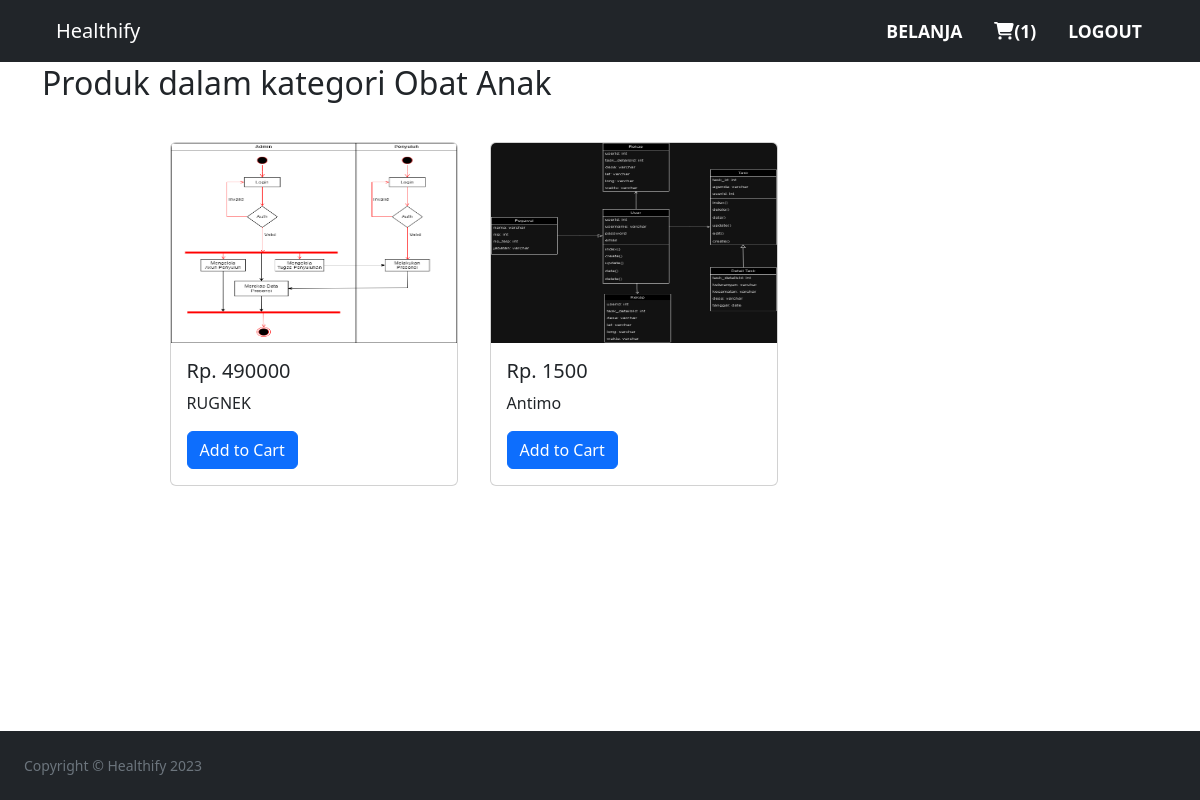
The page /product.php?category=Obat Anak (signed in) on the database its author committed.
### tables this page shows
CREATE TABLE `products` (
  `productID` int(11) NOT NULL,
  `productname` varchar(100) NOT NULL,
  `price` int(11) NOT NULL,
  `category` varchar(100) NOT NULL,
  `product_image` varchar(100) NOT NULL
);

### product.php (the view, shortened to what this page needs)
<?php include("includes/header.php"); ?>
<?php include("includes/navbar.php"); ?>
<div class="container py-5">
	<h2 class="h-auto py-3">Produk dalam kategori <?php echo $_GET['category'] ?></h2>
	<?php
	global $conn;
	if (!isset($_GET['category']) || empty(trim($_GET['category']))) {
		header("location: categories.php");
	} else {
		$category = htmlspecialchars(stripslashes(strip_tags($_GET['category'])));
		$category = mysqli_real_escape_string($conn, $category);
		$query = "SELECT * FROM `products` WHERE category = '$category'";
		$result = mysqli_query($conn, $query) or die(mysqli_error($conn));
		if ($count == 0) exit("Belum ada produk dalam kategori ini."); ?>
		<div class="container-grid">
			<?php
			while ($row = mysqli_fetch_array($result)) {
			?>
				<div class="card m-3" style="width: 18rem;">
					<img src="<?php echo basename('uploads/') . "/" .  $row['product_image']; ?>" class="card-img-top" width="200" height="200">
					<div class="card-body">
						<h5 class="card-title"><?php echo "Rp. " . $row['price'] ?></h5>
						<p class="card-text"><?php echo $row['productname'] ?></p>
						<a href="addtocart.php?id=<?php echo $row['productID'] ?>" class="btn btn-primary">Add to Cart</a>
					</div>
				</div>
			<?php
				}
			}
			?>
		</div>
</div>
	<?php include("includes/footer.php"); ?>
</body>
</html>

### css/grid.css (style rules this page uses)
.container-grid { margin-left: 10%; display: flex; flex-wrap: wrap; }

### rows shown on the page
products: product_image (picture), price "490000", productname "RUGNEK"
products: product_image (picture), price "1500", productname "Antimo"

### other values the page prints
$cartCount "1"
$_GET['category'] "Obat Anak"
